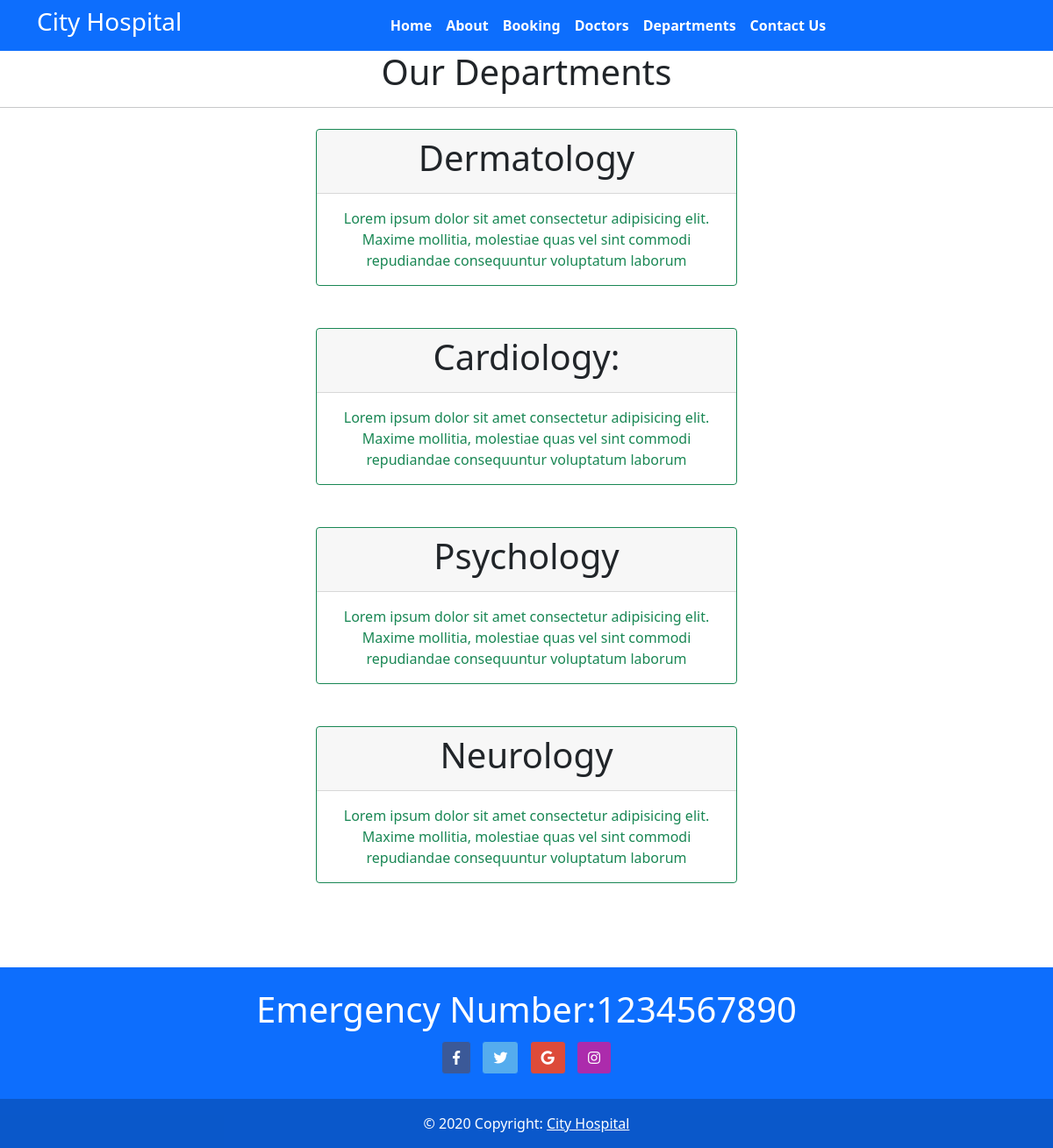
Page /department/ on the committed database.
### home/models.py (models this page shows, shortened)
class Departments(models.Model):
    dep_name = models.CharField(max_length=250)
    dep_description = models.TextField()

### home/views.py (the view)
# urls.py: path('department/',views.department,name='department'),
def department(request):
    dept=Departments.objects.all()
    return render(request, 'department.html',{'departments':dept})

### templates/department.html (shortened to what this page needs)
{% extends 'base.html'%}
{% block content %}
<h1 class="text-center">Our Departments</h1>
<hr>
{% for i in departments %}
<div class="card mx-auto border-success mb-5  my-4" style="max-width: 30rem;">
    <div class="card-header text-center"><h1>{{i.dep_name}}</h1></div>
    <div class="card-body text-success">
      <p class="card-text text-center">{{i.dep_description}}</p>
    </div>
</div>
{% endfor %}
{% endblock %}

### rows in the picture
Departments: dep_name "Dermatology", dep_description "Lorem ipsum dolor sit amet consectetur adipisicing elit. Maxime mollitia, molestiae quas vel sint commodi repudiandae consequuntur voluptatum laborum"
Departments: dep_name "Cardiology:", dep_description "Lorem ipsum dolor sit amet consectetur adipisicing elit. Maxime mollitia, molestiae quas vel sint commodi repudiandae consequuntur voluptatum laborum"
Departments: dep_name "Psychology", dep_description "Lorem ipsum dolor sit amet consectetur adipisicing elit. Maxime mollitia, molestiae quas vel sint commodi repudiandae consequuntur voluptatum laborum"
Departments: dep_name "Neurology", dep_description "Lorem ipsum dolor sit amet consectetur adipisicing elit. Maxime mollitia, molestiae quas vel sint commodi repudiandae consequuntur voluptatum laborum"
